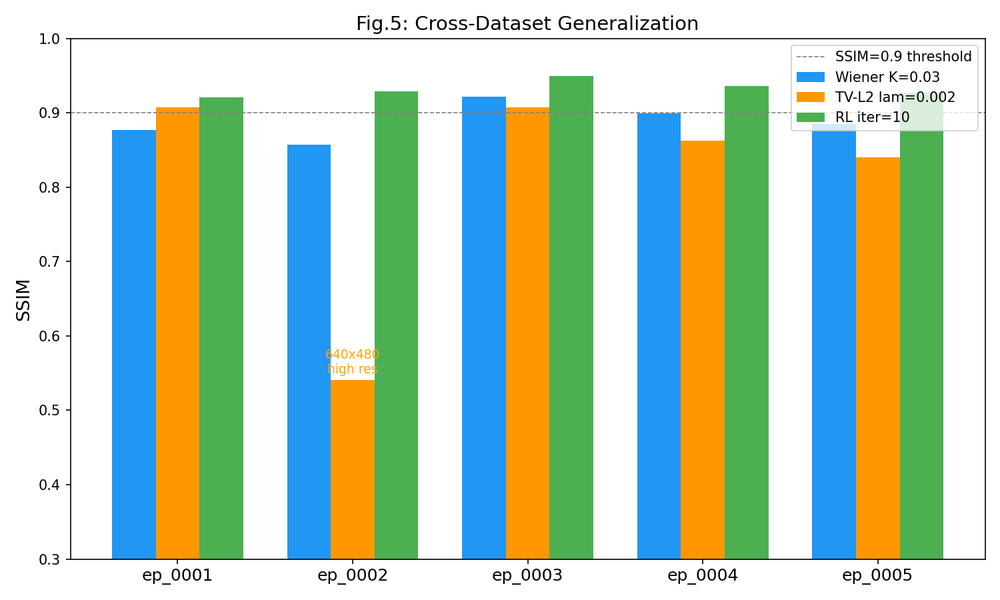
#> input picture charts/chart5_cross_dataset.png, 1000 x 600 px, shrunk from 1500 x 900 before the run
$ python -i evaluate.py   (imports and definitions only)   (older library calls are emulated)
#> lines starting #> are read from the running program, lines starting #| are printed output that depends on the picture
"""
evaluate.py — 去模糊效果评估
==============================
包含 PSNR、SSIM、直方图匹配、Tenengrad、Laplacian 锐度等评估函数。
所有评估统一通过 evaluate() 入口调用。
"""

import numpy as np
import math
import cv2


def _to_luminance(img):
    """Return a 2-D luminance image from a grayscale or RGB image."""
    img = np.asarray(img)
    if img.ndim == 2:
        return img
    if img.ndim == 3 and img.shape[2] == 3:
        if img.dtype not in (np.uint8, np.float32):
            img = np.clip(img, 0, 255).astype(np.uint8)
        return cv2.cvtColor(img, cv2.COLOR_RGB2GRAY)
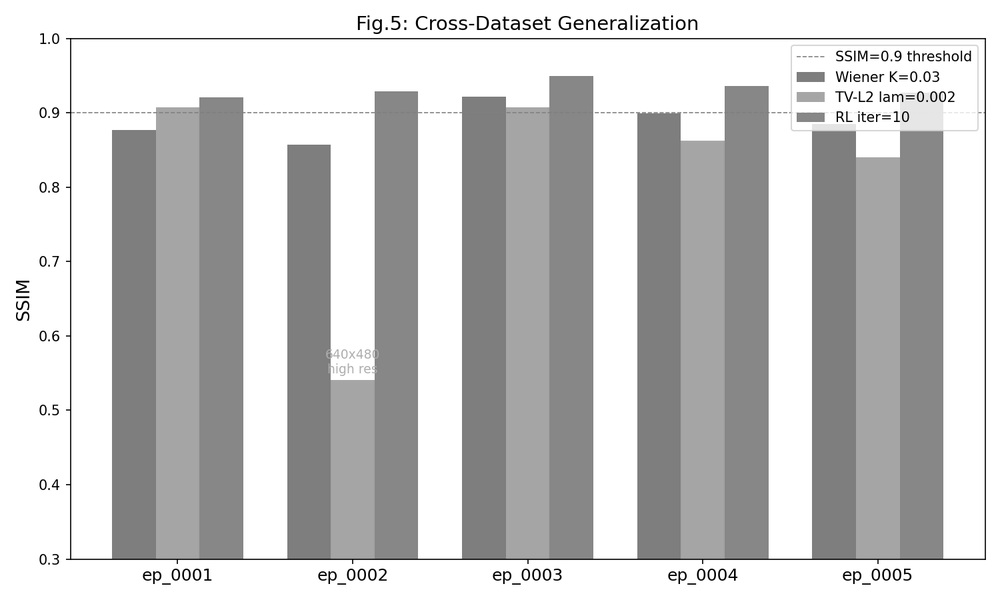
#> returned value: shape (600, 1000); min 0, max 255, mean 197.9
    raise ValueError(f"expected a 2-D image or RGB image; got {img.shape}")


# [54 lines left out: functions psnr, ssim, laplacian_sharpness, not called in this run]


def tenengrad(img):
    """
    Tenengrad 清晰度指标：使用 Sobel 算子计算梯度幅值平方和。

    值越大表示图像越清晰，常用于无参考图像质量评估。
    """
    img = _to_luminance(img)
    if img.dtype != np.uint8:
        img = np.clip(img, 0, 255).astype(np.uint8)
    gx = cv2.Sobel(img, cv2.CV_64F, 1, 0, ksize=3)
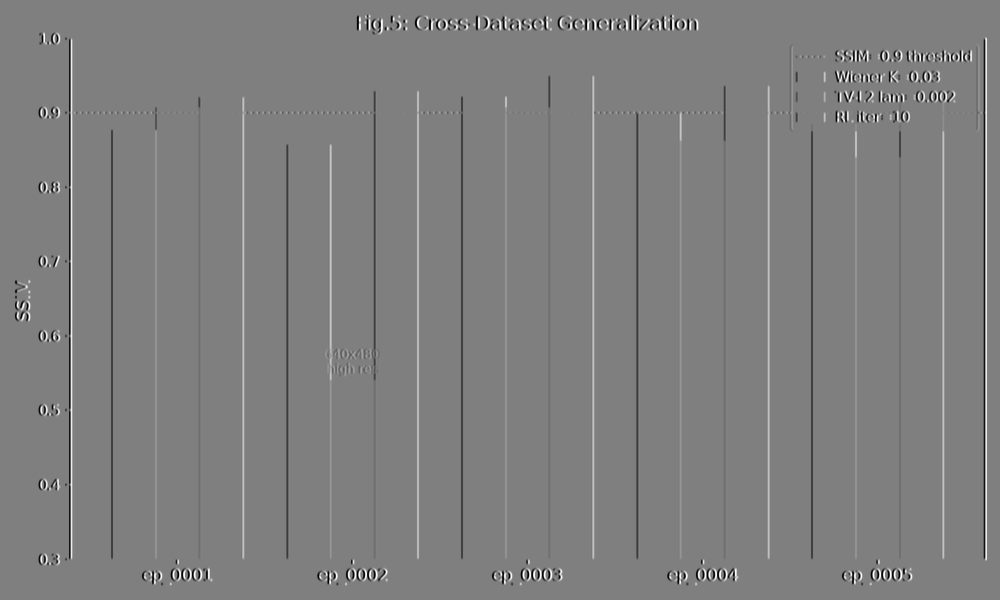
#> gx: shape (600, 1000) float64; min -1020, max 1020, mean 0; drawn with min black and max white
    gy = cv2.Sobel(img, cv2.CV_64F, 0, 1, ksize=3)
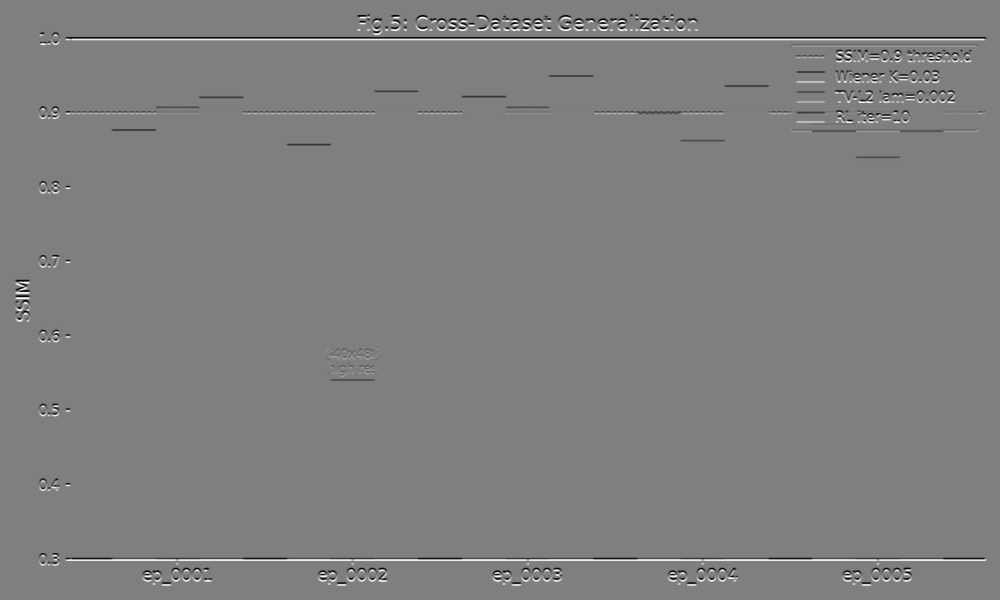
#> gy: shape (600, 1000) float64; min -1020, max 1020, mean 0; drawn with min black and max white
    mag = np.sqrt(gx**2 + gy**2)
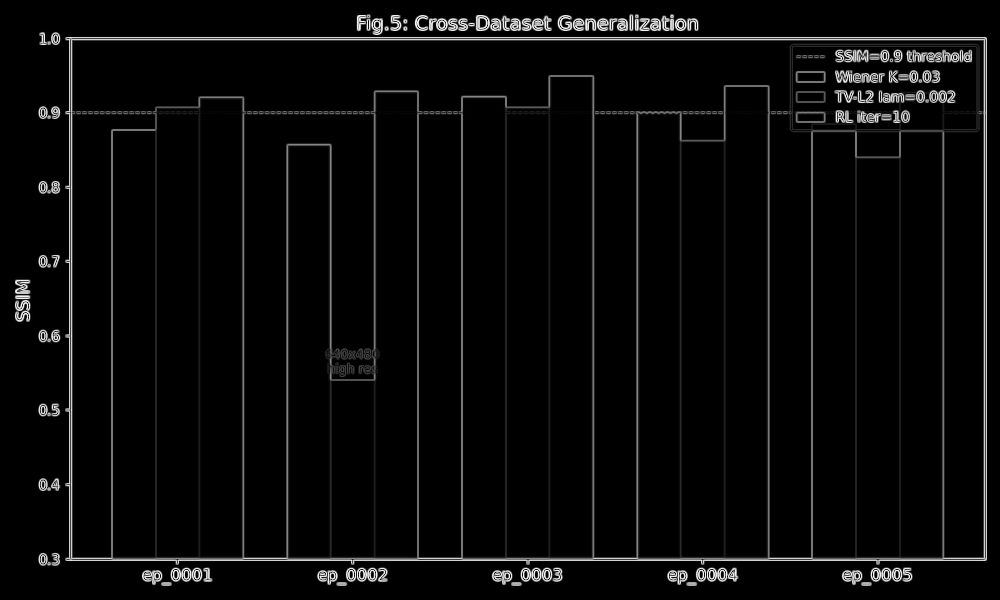
#> mag: shape (600, 1000) float64; min 0, max 1069.3, mean 39.4; drawn with min black and max white
    return float(np.sum(mag**2))


# [182 lines left out: functions match_histogram, evaluate, compare_sharpness, total_variation, edge_strength_ratio, laplacian_variance and 2 more, not called in this run]

>>> import cv2
>>> picture = cv2.cvtColor(cv2.imread('charts/chart5_cross_dataset.png'), cv2.COLOR_BGR2RGB)
>>> result = tenengrad(picture)
#> result = 1.4e+10

$ run again, on charts/chart1_wiener_K_sweep.png
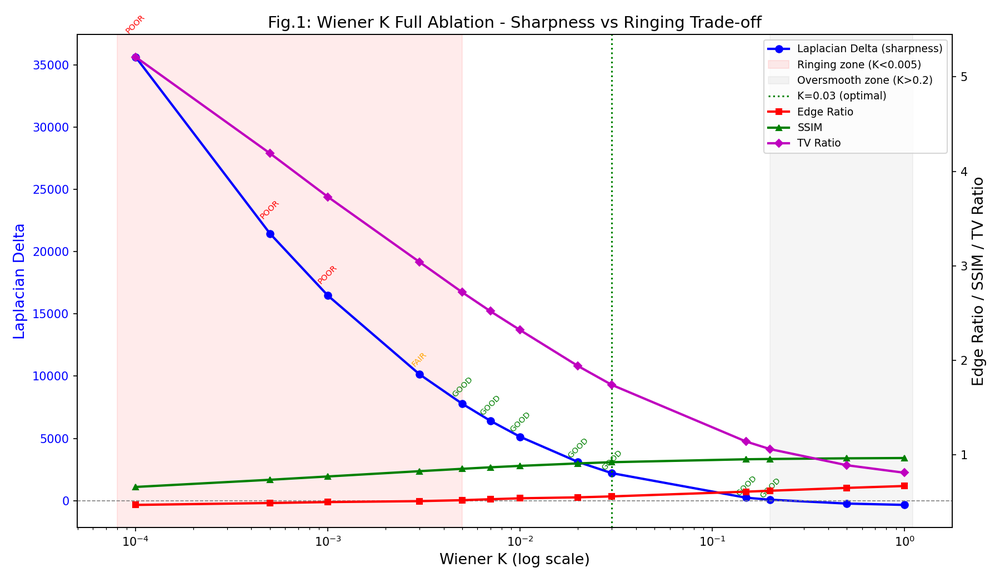
#> input picture charts/chart1_wiener_K_sweep.png, 1000 x 583 px, shrunk from 1800 x 1050 before the run
#> in tenengrad, `gy = cv2.Sobel(img, cv2.CV_64F, 0, 1, ksize=3)`:
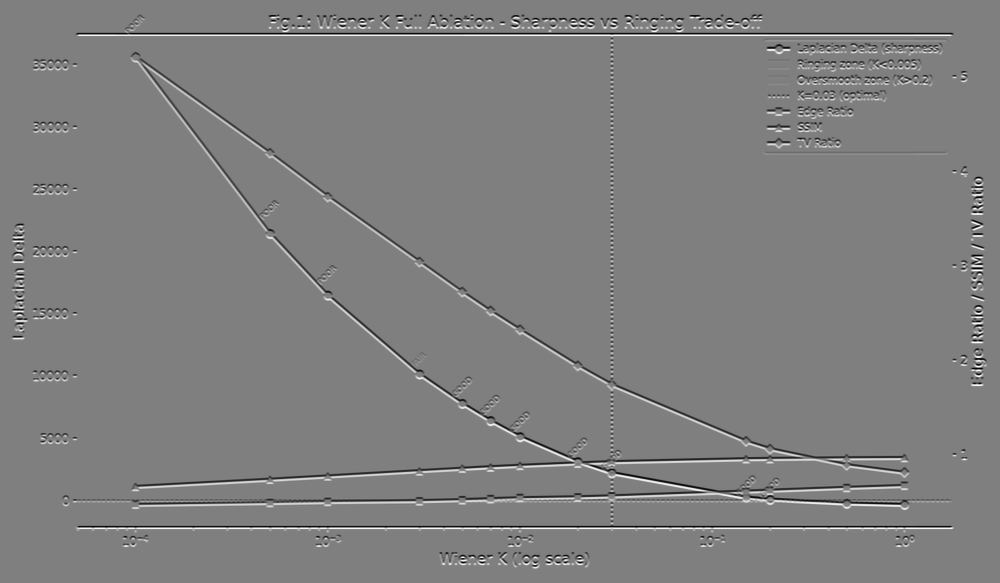
#> gy: shape (583, 1000) float64; min -1020, max 1020, mean 0; drawn with min black and max white
#> in tenengrad, `mag = np.sqrt(gx**2 + gy**2)`:
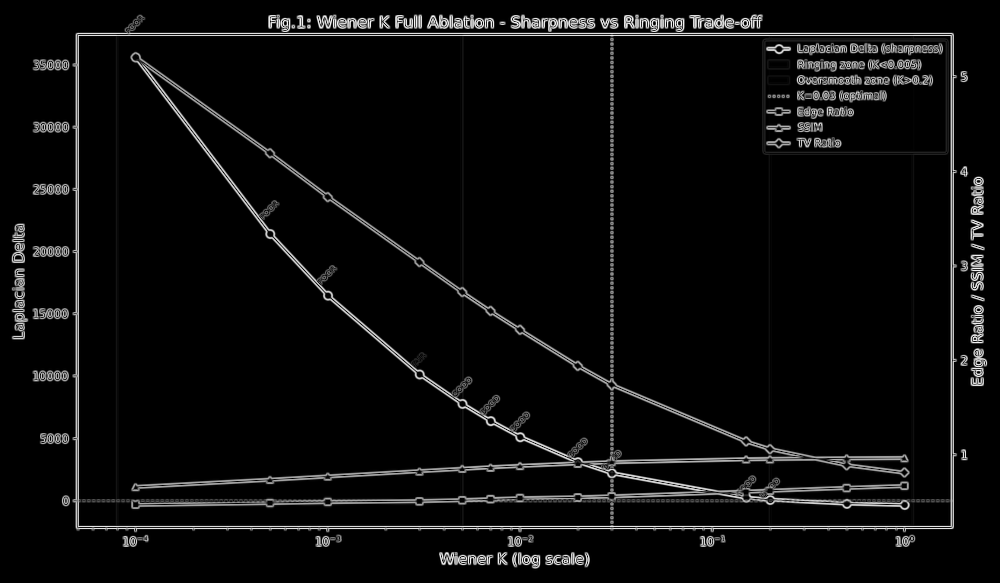
#> mag: shape (583, 1000) float64; min 0, max 1071.6, mean 48.2; drawn with min black and max white
#> result = 1.77e+10

$ run again, on charts/chart2_method_radar.png
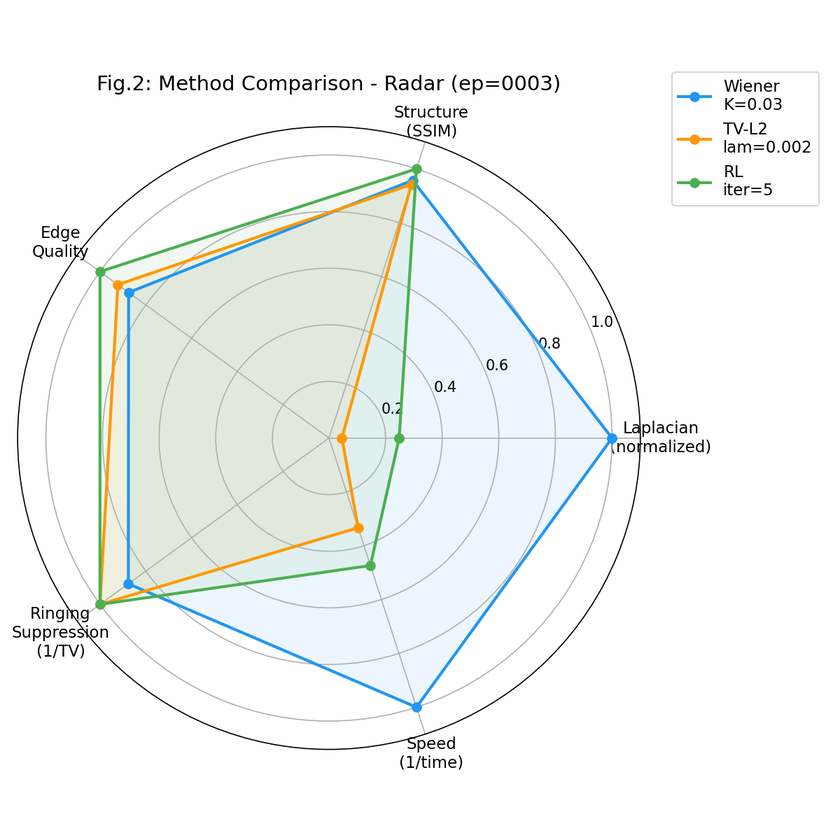
#> input picture charts/chart2_method_radar.png, 840 x 840 px, shrunk from 1200 x 1200 before the run
#> in tenengrad, `gy = cv2.Sobel(img, cv2.CV_64F, 0, 1, ksize=3)`:
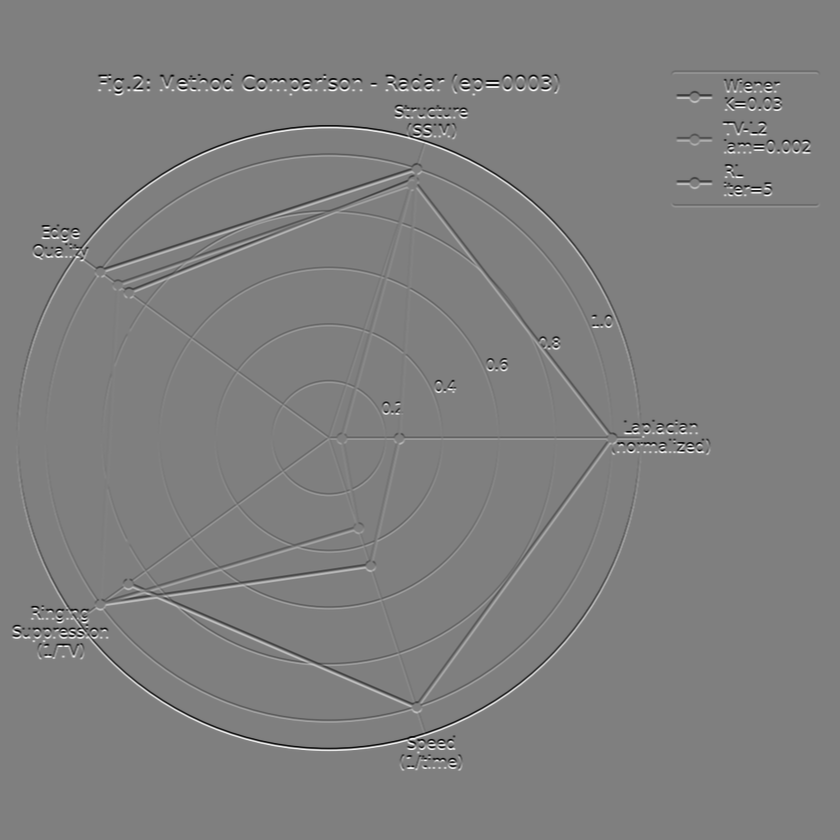
#> gy: shape (840, 840) float64; min -1020, max 1020, mean 0; drawn with min black and max white
#> in tenengrad, `mag = np.sqrt(gx**2 + gy**2)`:
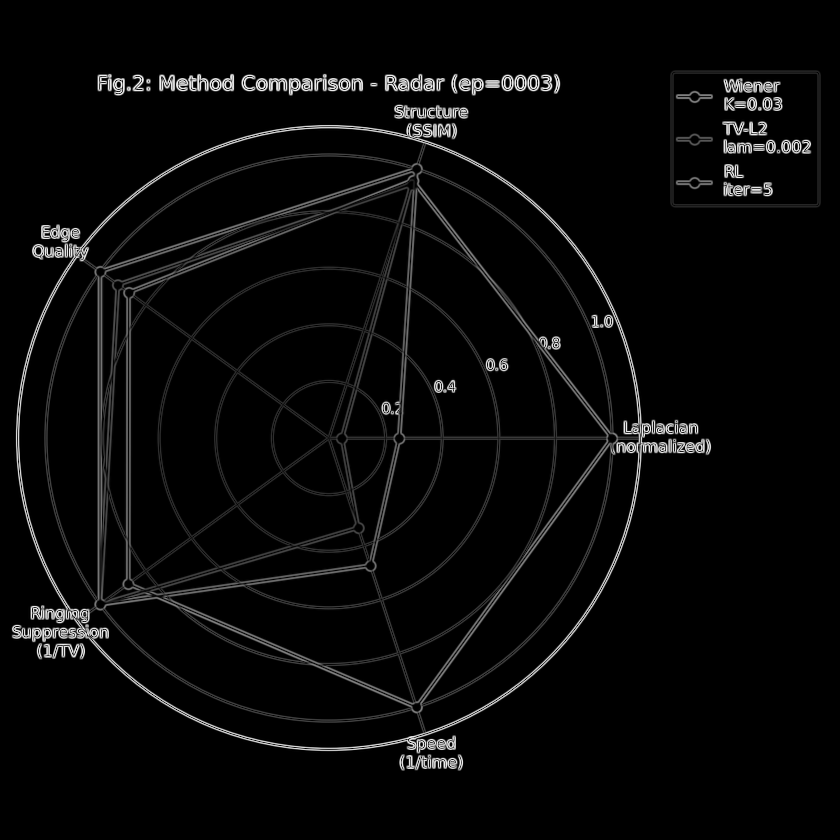
#> mag: shape (840, 840) float64; min 0, max 1090.6, mean 37.3; drawn with min black and max white
#> result = 1.42e+10

$ run again, on charts/chart3_rl_ablation.png
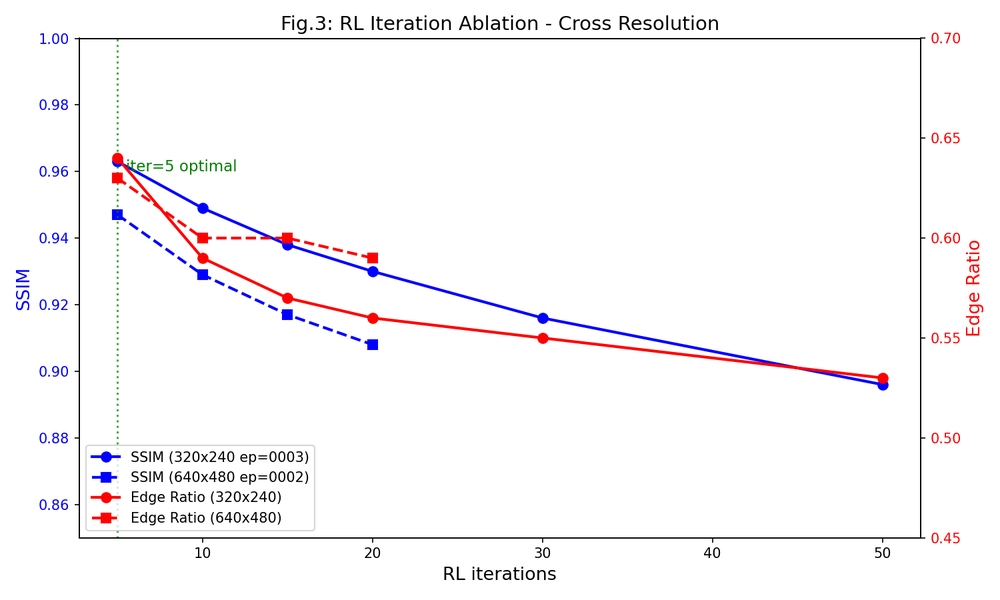
#> input picture charts/chart3_rl_ablation.png, 1000 x 600 px, shrunk from 1500 x 900 before the run
#> in tenengrad, `gy = cv2.Sobel(img, cv2.CV_64F, 0, 1, ksize=3)`:
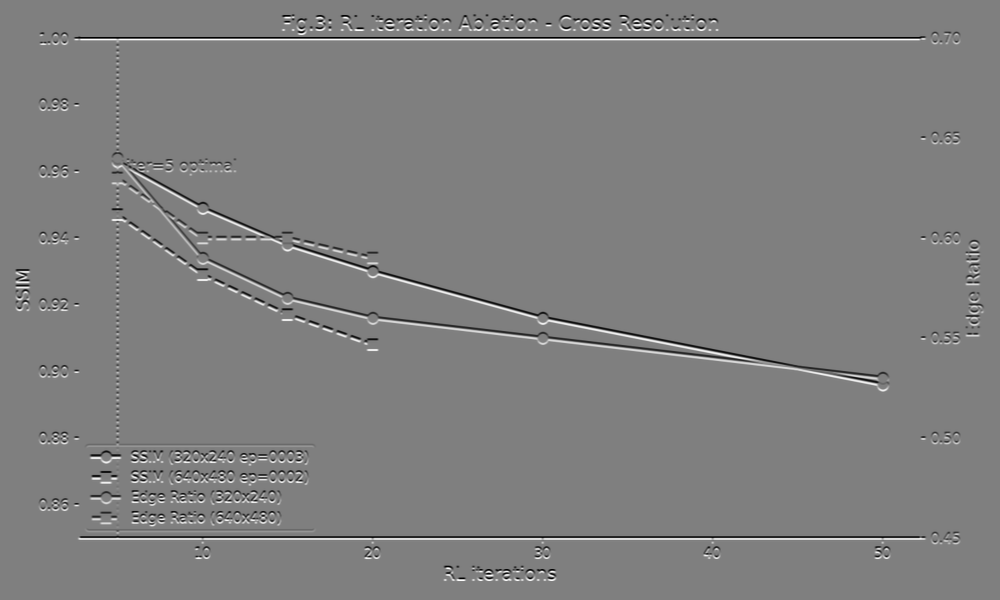
#> gy: shape (600, 1000) float64; min -1020, max 1020, mean 0; drawn with min black and max white
#> in tenengrad, `mag = np.sqrt(gx**2 + gy**2)`:
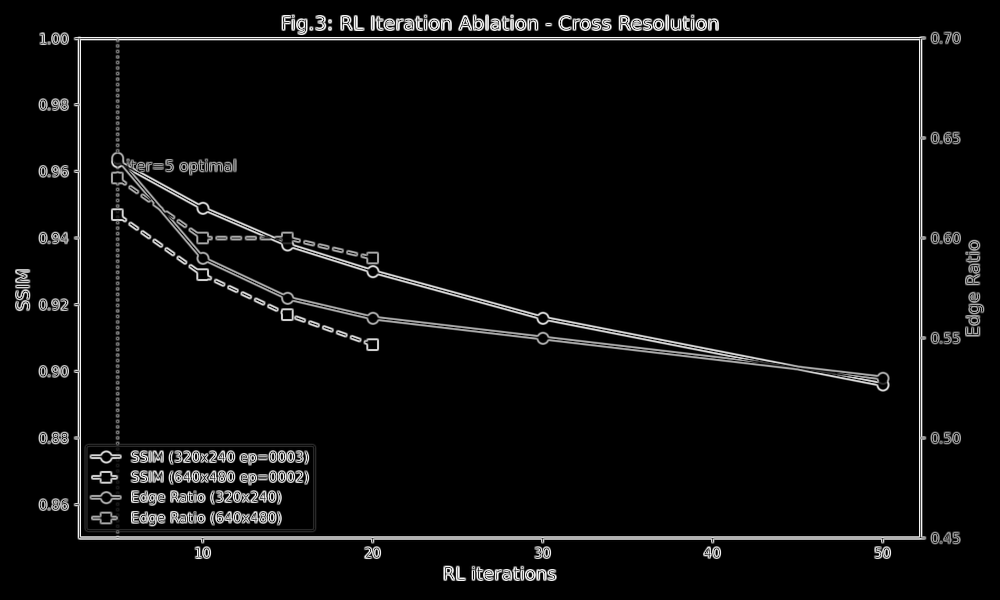
#> mag: shape (600, 1000) float64; min 0, max 1059.1, mean 45; drawn with min black and max white
#> result = 1.86e+10
